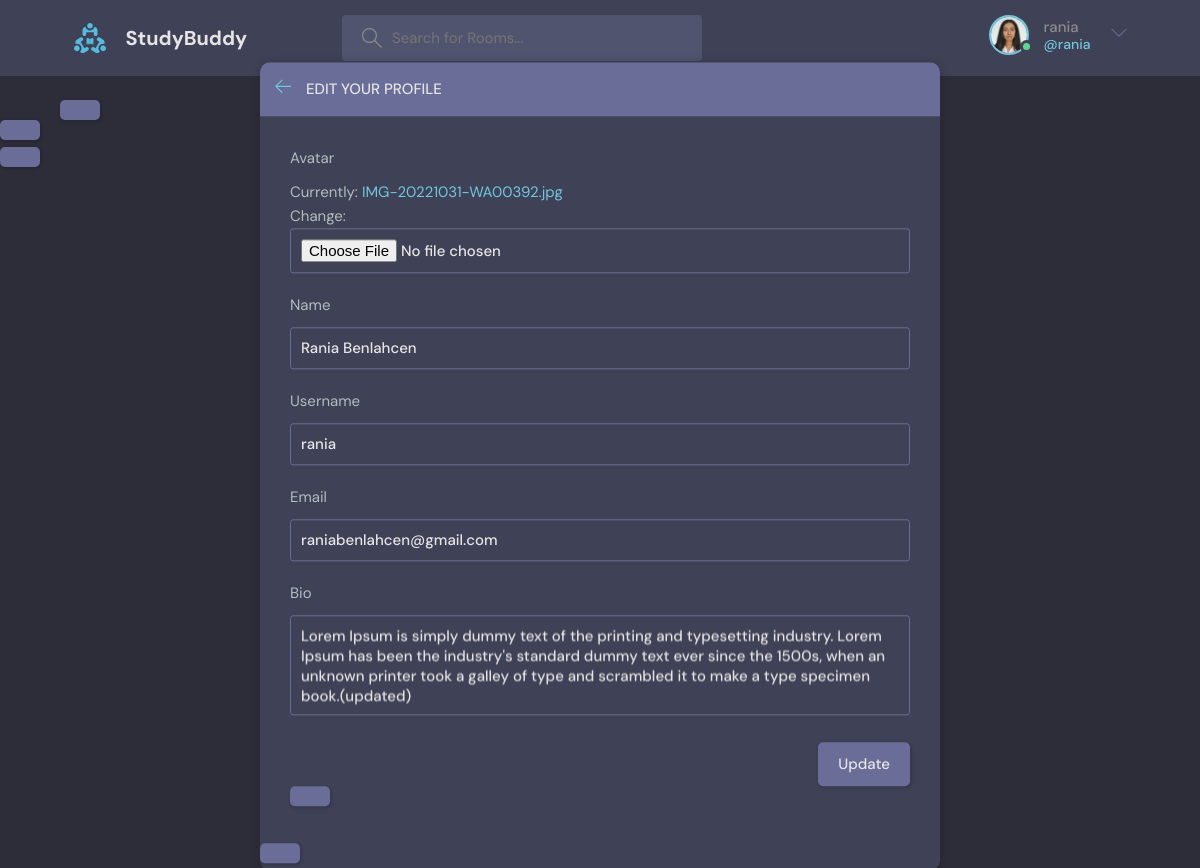
The page /update-user/ (signed in) on the database its author committed.
### base/models.py (models this page shows)
class User(AbstractUser):
    name = models.CharField(max_length=200, null=True)
    email = models.EmailField(unique=True, null=True)
    bio = models.TextField(null=True)
    avatar = models.ImageField(null=True, default="avatar.svg")
    USERNAME_FIELD = 'email'
    REQUIRED_FIELDS = []

### base/views.py (the view)
# urls.py: path('update-user/', views.updateUser, name='update-user'),
@login_required(login_url='login')
def updateUser(request):
    user = request.user
    form = UserForm(instance=user)
    if request.method == 'POST':
        form = UserForm(request.POST, request.FILES, instance=user)
        if form.is_valid():
            form.save()
            return redirect('user-profile', pk=user.id)
    return render(request, 'base/update_user.html', {'form': form})

### base/forms.py
class UserForm(ModelForm):
    class Meta:
        model = User
        fields = ['avatar', 'name', 'username', 'email', 'bio']

### base/templates/base/update_user.html (shortened to what this page needs)
{% extends "main.html" %}
{% block content %}
    <main class="update-account layout">
        <div class="container">
            <div class="layout__box">
                <div class="layout__boxHeader">
                    <div class="layout__boxTitle">
                        <a href="{% url 'home' %}">
                            <svg version="1.1" xmlns="http://www.w3.org/2000/svg" width="32" height="32"
                                viewBox="0 0 32 32">
                                <title>arrow-left</title>
                                <path
                                    d="M13.723 2.286l-13.723 13.714 13.719 13.714 1.616-1.611-10.96-10.96h27.625v-2.286h-27.625l10.965-10.965-1.616-1.607z">
                                </path>
                            </svg>
                        </a>
                        <h3>Edit your profile</h3>
                    </div>
                </div>
                <div class="layout__body">
                    <form class="form" action="" method="POST" enctype="multipart/form-data">
                        {% for field in form %}
                          <div class="form__group">
                            <label for="profile_pic">{{field.label}}</label>
                            {{field}}
                          </div>
                        {% endfor %}
                        <div class="form__action">
                          <a class="btn btn--dark" href="{{request.META.HTTP_REFERER}}>Cancel</a>
                          <button class="btn btn--main" type="submit">Update</button>
                        </div>
                    </form>
                </div>
            </div>
        </div>
    </main>
{% endblock %}

### templates/navbar.html (shortened to what this page needs)
{% load static %}
<header class="header header--loggedIn">
    <div class="container">
      <a href="{% url 'home' %}" class="header__logo">
        <img src="{% static 'images/logo.svg' %}" />
        <h1>StudyBuddy</h1>
      </a>
      <form class="header__search" method="GET" action="{% url 'home' %}">
        <label>
          <input name="q" placeholder="Search for Rooms..." type="text" />
        </label>
      </form>
      <nav class="header__menu">
        {% if request.user.is_authenticated %}
            <div class="header__user">
            <a href="{% url 'user-profile' request.user.id %}">
                <div class="avatar avatar--medium active">
                <img src="{{request.user.avatar.url}}" />
                </div>
                <p>{{ request.user.username }} <span>@{{ request.user.username }}</span></p>
            </a>
            <button class="dropdown-button">
                <svg version="1.1" xmlns="http://www.w3.org/2000/svg" width="32" height="32" viewBox="0 0 32 32">
                <title>chevron-down</title>
                <path d="M16 21l-13-13h-3l16 16 16-16h-3l-13 13z"></path>
                </svg>
            </button>
            </div>
            {% else %}
                <a href="{% url 'login' %}">
                    <img src="{% static 'images/avatar.svg' %}" />
                    <p>Login</p>
                </a>
        {% endif %}
      </nav>
    </div>
  </header>

### rows shown on the page
User: user.avatar (picture), user.username "rania", form "Rania Benlahcen" "rania" "raniabenlahcen@gmail.com" "Lorem Ipsum is simply dummy text of the printing and typesetting industry. Lorem Ipsum has been the industry's standard dummy text ever since the 1500s, when an unknown printer took a galley of type and scrambled it to make a type specimen book.(updated)"

### other values the page prints
{{ field.label }} "Avatar" "Name" "Username" "Email" "Bio"
